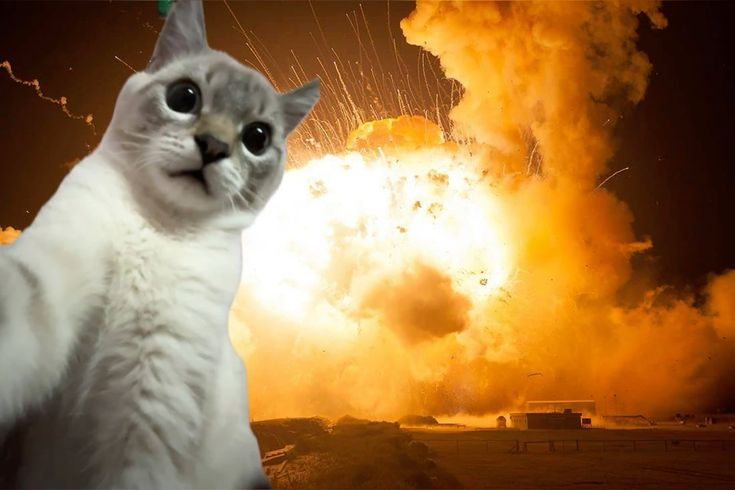
#> input picture download (4).jpg, 735 x 490 px
$ python 'Image transformations[1-3].py'
#> lines starting #> are read from the running program, lines starting #| are printed output that depends on the picture
##i)Image Translation
import cv2
import numpy as np
import matplotlib.pyplot as plt
image = cv2.imread("download (4).jpg")
#> image is the input picture: shape (490, 735, 3); mean B, G, R 72.8, 118.2, 157.4
plt.imshow(cv2.cvtColor(image, cv2.COLOR_BGR2RGB))
plt.title("Original Image")
plt.axis('off')
#image translation
tx, ty = 100, 50
M_translation = np.float32([[1, 0, tx], [0, 1, ty]])
translated_image = cv2.warpAffine(image, M_translation, (image.shape[1], image.shape[0]))
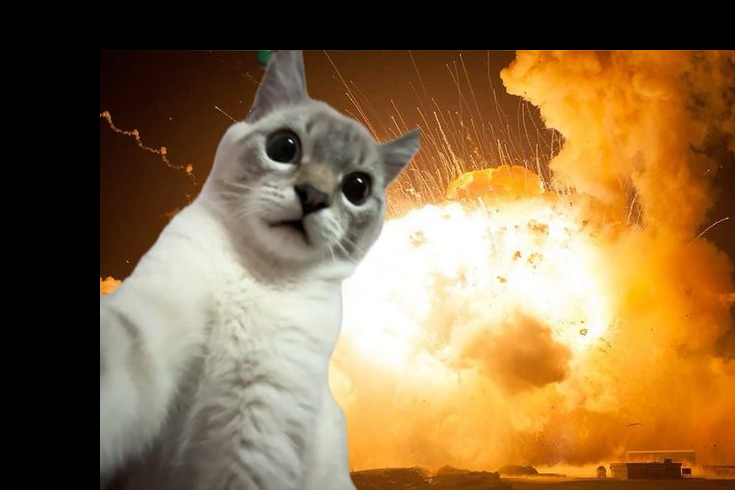
#> translated_image: shape (490, 735, 3); mean B, G, R 69.3, 109, 139.3
plt.imshow(cv2.cvtColor(translated_image, cv2.COLOR_BGR2RGB))
plt.title("Translated Image")
plt.axis('off')

##ii) Image Scaling

#scaled image
fx, fy = 5.0, 2.0
scaled_image = cv2.resize(image, None, fx=fx, fy=fy, interpolation=cv2.INTER_LINEAR)
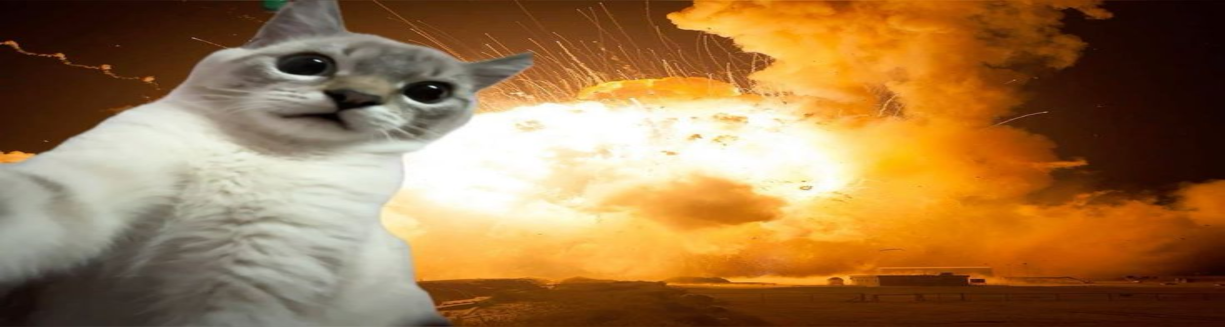
#> scaled_image: shape (980, 3675, 3) (shown at 1/3 size); mean B, G, R 72.8, 118.2, 157.4
plt.imshow(cv2.cvtColor(scaled_image, cv2.COLOR_BGR2RGB))
plt.title("Scaled Image")
plt.axis('off')

##iii)Image shearing

#image shearing
shear_matrix = np.float32([[1, 0.5, 0], [0.5, 1, 0]])
sheared_image = cv2.warpAffine(image, shear_matrix, (image.shape[1], image.shape[0]))
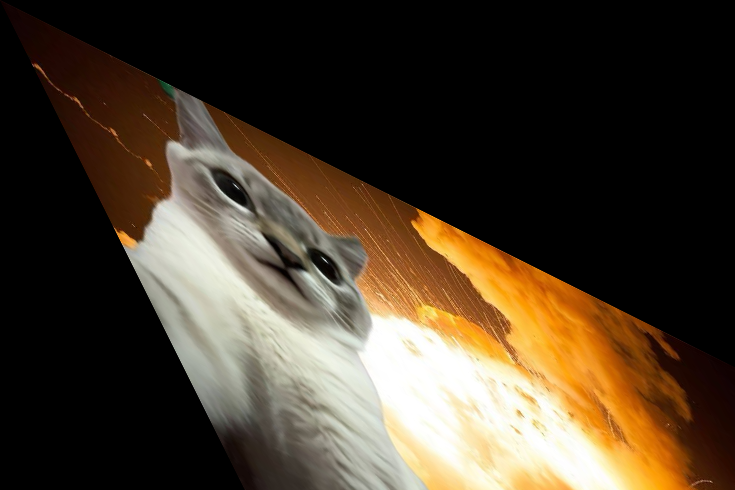
#> sheared_image: shape (490, 735, 3); mean B, G, R 44.7, 61, 73.9
plt.imshow(cv2.cvtColor(sheared_image, cv2.COLOR_BGR2RGB))
plt.title("Sheared Image")
plt.axis('off')
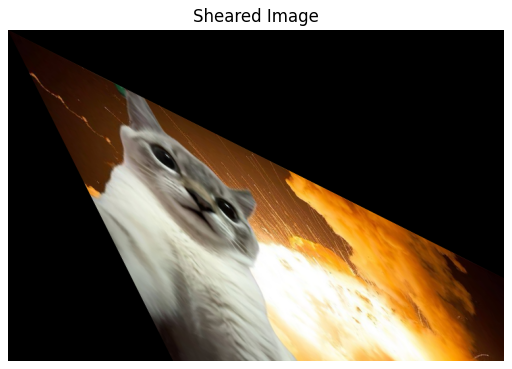
#> figure drawn by matplotlib, 1 panel
